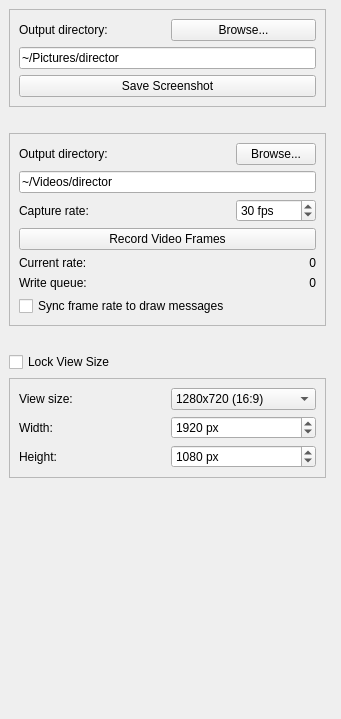
<?xml version="1.0" encoding="UTF-8"?>
<ui version="4.0">
 <class>screenGrabberPanel</class>
 <widget class="QWidget" name="screenGrabberPanel">
  <property name="geometry">
   <rect>
    <x>0</x>
    <y>0</y>
    <width>341</width>
    <height>719</height>
   </rect>
  </property>
  <property name="sizePolicy">
   <sizepolicy hsizetype="Preferred" vsizetype="Preferred">
    <horstretch>0</horstretch>
    <verstretch>0</verstretch>
   </sizepolicy>
  </property>
  <property name="windowTitle">
   <string>Screen Grabber</string>
  </property>
  <layout class="QVBoxLayout" name="verticalLayout_2">
   <property name="spacing">
    <number>0</number>
   </property>
   <property name="leftMargin">
    <number>0</number>
   </property>
   <property name="topMargin">
    <number>0</number>
   </property>
   <property name="rightMargin">
    <number>0</number>
   </property>
   <property name="bottomMargin">
    <number>0</number>
   </property>
   <item>
    <widget class="QScrollArea" name="scrollArea">
     <property name="frameShape">
      <enum>QFrame::NoFrame</enum>
     </property>
     <property name="horizontalScrollBarPolicy">
      <enum>Qt::ScrollBarAlwaysOff</enum>
     </property>
     <property name="widgetResizable">
      <bool>true</bool>
     </property>
     <widget class="QWidget" name="scrollAreaWidgetContents">
      <property name="geometry">
       <rect>
        <x>0</x>
        <y>0</y>
        <width>490</width>
        <height>719</height>
       </rect>
      </property>
      <layout class="QGridLayout" name="gridLayout_3">
       <item row="4" column="0">
        <widget class="QCheckBox" name="lockViewSizeCheck">
         <property name="text">
          <string>Lock View Size</string>
         </property>
        </widget>
       </item>
       <item row="0" column="0">
        <widget class="QFrame" name="frame_2">
         <property name="frameShape">
          <enum>QFrame::StyledPanel</enum>
         </property>
         <property name="frameShadow">
          <enum>QFrame::Raised</enum>
         </property>
         <layout class="QGridLayout" name="gridLayout_4">
          <item row="0" column="0">
           <widget class="QLabel" name="label_4">
            <property name="text">
             <string>Output directory:</string>
            </property>
           </widget>
          </item>
          <item row="0" column="1">
           <widget class="QPushButton" name="screenshotOutputBrowseButton">
            <property name="text">
             <string>Browse...</string>
            </property>
           </widget>
          </item>
          <item row="1" column="0" colspan="2">
           <widget class="QLineEdit" name="screenshotOutputDirectory">
            <property name="text">
             <string>~/Pictures/director</string>
            </property>
           </widget>
          </item>
          <item row="2" column="0" colspan="2">
           <widget class="QPushButton" name="saveScreenshotButton">
            <property name="text">
             <string>Save Screenshot</string>
            </property>
           </widget>
          </item>
         </layout>
        </widget>
       </item>
       <item row="1" column="0">
        <spacer name="verticalSpacer">
         <property name="orientation">
          <enum>Qt::Vertical</enum>
         </property>
         <property name="sizeType">
          <enum>QSizePolicy::Fixed</enum>
         </property>
         <property name="sizeHint" stdset="0">
          <size>
           <width>20</width>
           <height>20</height>
          </size>
         </property>
        </spacer>
       </item>
       <item row="2" column="0">
        <widget class="QFrame" name="frame">
         <property name="frameShape">
          <enum>QFrame::StyledPanel</enum>
         </property>
         <property name="frameShadow">
          <enum>QFrame::Raised</enum>
         </property>
         <layout class="QGridLayout" name="gridLayout">
          <item row="2" column="0">
           <widget class="QLabel" name="captureRateLabel">
            <property name="text">
             <string>Capture rate:</string>
            </property>
           </widget>
          </item>
          <item row="3" column="0" colspan="2">
           <widget class="QPushButton" name="recordMovieButton">
            <property name="text">
             <string>Record Video Frames</string>
            </property>
            <property name="checkable">
             <bool>true</bool>
            </property>
            <property name="checked">
             <bool>false</bool>
            </property>
           </widget>
          </item>
          <item row="0" column="0">
           <widget class="QLabel" name="moveOutputDirectoryLabel">
            <property name="text">
             <string>Output directory:</string>
            </property>
           </widget>
          </item>
          <item row="4" column="0">
           <widget class="QLabel" name="currentRateLabel">
            <property name="text">
             <string>Current rate:</string>
            </property>
           </widget>
          </item>
          <item row="2" column="1">
           <widget class="QSpinBox" name="captureRateSpin">
            <property name="suffix">
             <string> fps</string>
            </property>
            <property name="minimum">
             <number>1</number>
            </property>
            <property name="maximum">
             <number>99</number>
            </property>
            <property name="value">
             <number>30</number>
            </property>
           </widget>
          </item>
          <item row="1" column="0" colspan="2">
           <widget class="QLineEdit" name="movieOutputDirectory">
            <property name="text">
             <string>~/Videos/director</string>
            </property>
           </widget>
          </item>
          <item row="5" column="0">
           <widget class="QLabel" name="writeQueueLabel">
            <property name="text">
             <string>Write queue:</string>
            </property>
           </widget>
          </item>
          <item row="4" column="1">
           <widget class="QLabel" name="currentRateValueLabel">
            <property name="text">
             <string>0</string>
            </property>
            <property name="alignment">
             <set>Qt::AlignRight|Qt::AlignTrailing|Qt::AlignVCenter</set>
            </property>
           </widget>
          </item>
          <item row="5" column="1">
           <widget class="QLabel" name="writeQueueValueLabel">
            <property name="text">
             <string>0</string>
            </property>
            <property name="alignment">
             <set>Qt::AlignRight|Qt::AlignTrailing|Qt::AlignVCenter</set>
            </property>
           </widget>
          </item>
          <item row="0" column="1">
           <widget class="QPushButton" name="movieOutputBrowseButton">
            <property name="text">
             <string>Browse...</string>
            </property>
           </widget>
          </item>
          <item row="6" column="0">
           <widget class="QCheckBox" name="syncFrameRateToDrawMessageCheck">
            <property name="text">
             <string>Sync frame rate to draw messages</string>
            </property>
           </widget>
          </item>
         </layout>
        </widget>
       </item>
       <item row="2" column="1">
        <spacer name="horizontalSpacer">
         <property name="orientation">
          <enum>Qt::Horizontal</enum>
         </property>
         <property name="sizeType">
          <enum>QSizePolicy::Expanding</enum>
         </property>
         <property name="sizeHint" stdset="0">
          <size>
           <width>1</width>
           <height>20</height>
          </size>
         </property>
        </spacer>
       </item>
       <item row="3" column="0">
        <spacer name="verticalSpacer_2">
         <property name="orientation">
          <enum>Qt::Vertical</enum>
         </property>
         <property name="sizeType">
          <enum>QSizePolicy::Fixed</enum>
         </property>
         <property name="sizeHint" stdset="0">
          <size>
           <width>20</width>
           <height>20</height>
          </size>
         </property>
        </spacer>
       </item>
       <item row="6" column="0">
        <spacer name="verticalSpacer_3">
         <property name="orientation">
          <enum>Qt::Vertical</enum>
         </property>
         <property name="sizeHint" stdset="0">
          <size>
           <width>20</width>
           <height>0</height>
          </size>
         </property>
        </spacer>
       </item>
       <item row="5" column="0">
        <widget class="QFrame" name="viewSizeFrame">
         <property name="frameShape">
          <enum>QFrame::StyledPanel</enum>
         </property>
         <property name="frameShadow">
          <enum>QFrame::Raised</enum>
         </property>
         <layout class="QGridLayout" name="gridLayout_2">
          <item row="0" column="0">
           <widget class="QLabel" name="label">
            <property name="text">
             <string>View size:</string>
            </property>
           </widget>
          </item>
          <item row="0" column="1">
           <widget class="QComboBox" name="viewSizeCombo">
            <item>
             <property name="text">
              <string>1280x720 (16:9)</string>
             </property>
            </item>
            <item>
             <property name="text">
              <string>1920x1080 (16:9)</string>
             </property>
            </item>
            <item>
             <property name="text">
              <string>960x720 (4:3)</string>
             </property>
            </item>
            <item>
             <property name="text">
              <string>1440x1080 (4:3)</string>
             </property>
            </item>
            <item>
             <property name="text">
              <string>Custom</string>
             </property>
            </item>
           </widget>
          </item>
          <item row="1" column="0">
           <widget class="QLabel" name="label_2">
            <property name="text">
             <string>Width:</string>
            </property>
           </widget>
          </item>
          <item row="1" column="1">
           <widget class="QSpinBox" name="viewWidthSpin">
            <property name="suffix">
             <string> px</string>
            </property>
            <property name="minimum">
             <number>1</number>
            </property>
            <property name="maximum">
             <number>9999</number>
            </property>
            <property name="value">
             <number>1920</number>
            </property>
           </widget>
          </item>
          <item row="2" column="0">
           <widget class="QLabel" name="label_3">
            <property name="text">
             <string>Height:</string>
            </property>
           </widget>
          </item>
          <item row="2" column="1">
           <widget class="QSpinBox" name="viewHeightSpin">
            <property name="suffix">
             <string> px</string>
            </property>
            <property name="minimum">
             <number>1</number>
            </property>
            <property name="maximum">
             <number>9999</number>
            </property>
            <property name="value">
             <number>1080</number>
            </property>
           </widget>
          </item>
         </layout>
        </widget>
       </item>
      </layout>
      <zorder>verticalSpacer_3</zorder>
      <zorder>frame</zorder>
      <zorder>frame_2</zorder>
      <zorder>verticalSpacer_2</zorder>
      <zorder>verticalSpacer</zorder>
      <zorder>viewSizeFrame</zorder>
      <zorder>lockViewSizeCheck</zorder>
      <zorder>horizontalSpacer</zorder>
     </widget>
    </widget>
   </item>
  </layout>
 </widget>
 <resources/>
 <connections/>
</ui>
